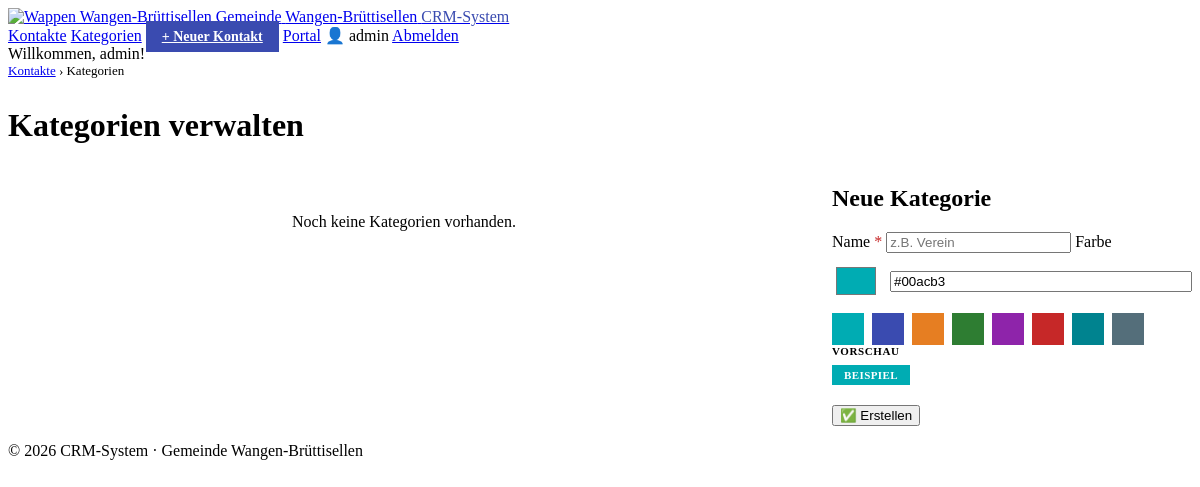
/crm/categories.php (signed in), run on an earlier commit of the app's database.
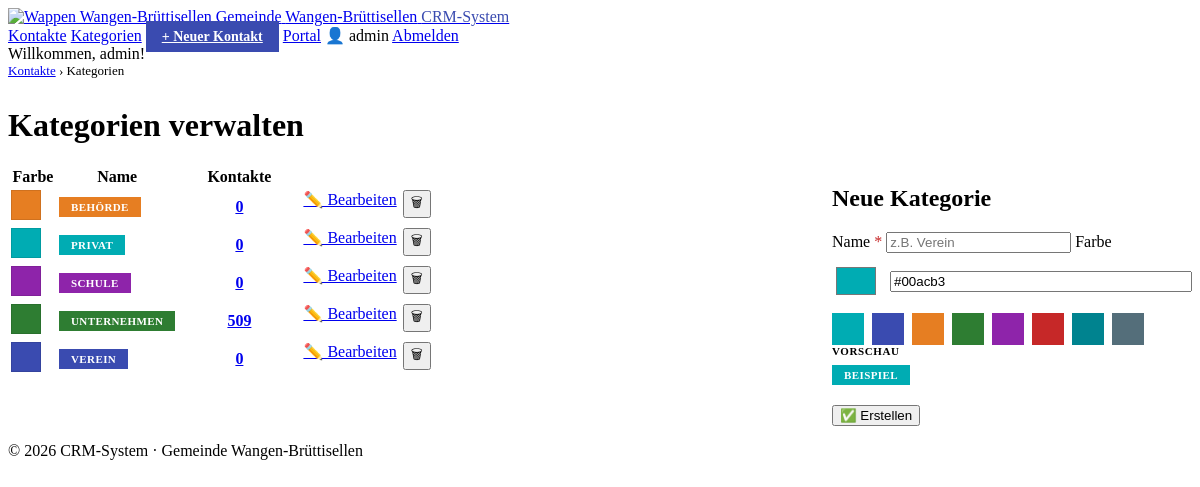
And on a later commit of the database.
### tables this page shows
CREATE TABLE IF NOT EXISTS crm_categories (
    id         INT AUTO_INCREMENT PRIMARY KEY,
    name       VARCHAR(100) NOT NULL,
    color      VARCHAR(7)   NOT NULL DEFAULT '#00acb3',
    created_at DATETIME     DEFAULT CURRENT_TIMESTAMP
);

### config.php (called while the page is built, shortened)
<?php
function e($str) {
    return htmlspecialchars($str ?? '', ENT_QUOTES, 'UTF-8');
}
function is_logged_in() {
    return isset($_SESSION['user_id']);
}
function has_access_crm() {
    return isset($_SESSION['access_crm']) && $_SESSION['access_crm'] == 1;
}
function flash($key, $msg = null) {
    if ($msg === null) {
        $val = $_SESSION['flash'][$key] ?? null;
        return $val;
    }
}

### crm/categories.php (the view, shortened to what this page needs)
<?php
require_once __DIR__ . '/../config.php';
$categories = $pdo->query("
    SELECT c.*, COUNT(k.id) AS contact_count
    FROM crm_categories c
    LEFT JOIN crm_contacts k ON k.category_id = c.id
    GROUP BY c.id
    ORDER BY c.name ASC
")->fetchAll();
$editCat = null;
include __DIR__ . '/includes/header.php';
?>
<div style="font-size:13px; color:var(--text-muted); margin-bottom:28px;">
    <a href="index.php">Kontakte</a> &rsaquo; Kategorien
</div>
<div class="page-header">
    <h1>Kategorien verwalten</h1>
</div>
<div style="display:grid; grid-template-columns:1fr 360px; gap:32px; align-items:start;">
    <div>
        <?php if (!$categories): ?>
            <div class="card" style="text-align:center; padding:48px; color:var(--text-muted);">
                Noch keine Kategorien vorhanden.
            </div>
        <?php else: ?>
            <table>
                <thead>
                    <tr>
                        <th style="width:44px;">Farbe</th>
                        <th>Name</th>
                        <th style="width:120px; text-align:center;">Kontakte</th>
                        <th style="width:140px;"></th>
                    </tr>
                </thead>
                <tbody>
                <?php foreach ($categories as $cat): ?>
                    <tr>
                        <td>
                            <span style="display:inline-block; width:28px; height:28px; background:<?= e($cat['color']) ?>; border:1px solid rgba(0,0,0,.1);"></span>
                        </td>
                        <td style="font-weight:600; color:var(--text-dark);">
                            <span class="crm-cat-badge" style="background:<?= e($cat['color']) ?>;"><?= e($cat['name']) ?></span>
                        </td>
                        <td style="text-align:center;">
                            <a href="index.php?cat=<?= $cat['id'] ?>" style="font-weight:600;">
                                <?= $cat['contact_count'] ?>
                            </a>
                        </td>
                        <td style="display:flex; gap:6px;">
                            <a href="categories.php?edit=<?= $cat['id'] ?>" class="btn-small btn-secondary">✏️ Bearbeiten</a>
                            <form method="post" onsubmit="return confirm('Kategorie «<?= e(addslashes($cat['name'])) ?>» löschen?\nKontakte dieser Kategorie werden keiner Kategorie zugewiesen.');" style="display:inline;">
                                <button type="submit" class="btn-small btn-danger">🗑</button>
                            </form>
                        </td>
                    </tr>
                <?php endforeach; ?>
                </tbody>
            </table>
        <?php endif; ?>
    </div>
    <div class="card" style="position:sticky; top:24px;">
        <h2><?= $editCat ? 'Kategorie bearbeiten' : 'Neue Kategorie' ?></h2>
        <form method="post" action="categories.php">
            <label>Name <span style="color:#c62828;">*</span>
                <input type="text" name="name" required autofocus
                       value="<?= e($editCat['name'] ?? '') ?>"
                       placeholder="z.B. Verein">
            </label>
            <label>Farbe
                <div style="display:flex; gap:10px; align-items:center; margin-top:8px;">
                    <input type="color" name="color"
                           value="<?= e($editCat['color'] ?? '#00acb3') ?>"
                           id="colorPicker"
                           style="width:48px; height:40px; padding:2px; border:1px solid var(--border-strong); cursor:pointer; background:none;">
                    <input type="text" id="colorText"
                           value="<?= e($editCat['color'] ?? '#00acb3') ?>"
                           placeholder="#00acb3"
                           maxlength="7"
                           style="flex:1; margin-top:0;"
                           oninput="document.getElementById('colorPicker').value=this.value">
                </div>
                <div style="display:flex; gap:8px; flex-wrap:wrap; margin-top:12px;">
                    <?php foreach ([
                        '#00acb3','#3a4bb0','#e67e22','#2e7d32',
                        '#8e24aa','#c62828','#00838f','#546e7a'
                    ] as $c): ?>
                        <span onclick="document.getElementById('colorPicker').value='<?= $c ?>'; document.getElementById('colorText').value='<?= $c ?>';"
                              style="display:inline-block; width:28px; height:28px; background:<?= $c ?>; cursor:pointer; border:2px solid transparent; transition:border-color .15s;"
                              onmouseover="this.style.borderColor='#000'" onmouseout="this.style.borderColor='transparent'"
                              title="<?= $c ?>"></span>
                    <?php endforeach; ?>
                </div>
            </label>
            <div style="margin-bottom:20px;">
                <div style="font-size:11px; font-weight:700; text-transform:uppercase; letter-spacing:0.6px; color:var(--text-muted); margin-bottom:8px;">Vorschau</div>
                <span id="preview" class="crm-cat-badge"
                      style="background:<?= e($editCat['color'] ?? '#00acb3') ?>;">
                    <?= $editCat ? e($editCat['name']) : 'Beispiel' ?>
                </span>
            </div>
            <div style="display:flex; gap:10px; flex-wrap:wrap;">
                <button type="submit" class="btn-primary">
                    <?= $editCat ? '💾 Speichern' : '✅ Erstellen' ?>
                </button>
            </div>
        </form>
    </div>
</div>
<?php include __DIR__ . '/includes/footer.php'; ?>

### crm/includes/header.php (shortened to what this page needs)
<?php require_once __DIR__ . '/../../config.php'; ?>
<!DOCTYPE html>
<html lang="de">
<head>
    <link rel="stylesheet" href="<?= APP_URL ?>/assets/style.css">
</head>
<body>
<header class="topbar">
    <div class="container">
        <a href="<?= APP_URL ?>/portal.php" class="brand">
            <img src="<?= APP_URL ?>/assets/wappen.svg" alt="Wappen Wangen-Brüttisellen" class="brand-wappen"
                 onerror="this.onerror=null; this.src='https://www.wangen-bruettisellen.ch/dist/wangen-bruettisellen/2022/images/logo.518ffa4d5ee04f4b1372.svg';">
            <span class="brand-text">
                <span class="brand-sub">Gemeinde</span>
                <span class="brand-main">Wangen-Brüttisellen</span>
                <span class="brand-app crm">CRM-System</span>
            </span>
        </a>
        <nav>
            <?php if (is_logged_in()): ?>
                <?php if (has_access_crm() || is_admin()): ?>
                <a href="<?= APP_URL ?>/crm/index.php">Kontakte</a>
                <a href="<?= APP_URL ?>/crm/categories.php">Kategorien</a>
                <a href="<?= APP_URL ?>/crm/contact_form.php" class="crm-btn">+ Neuer Kontakt</a>
                <?php endif; ?>
                <a href="<?= APP_URL ?>/portal.php">Portal</a>
                <span class="user">👤 <?= e($_SESSION['username']) ?></span>
                <a href="<?= APP_URL ?>/logout.php" class="btn-small btn-secondary">Abmelden</a>
            <?php else: ?>
                <a href="<?= APP_URL ?>/login.php">Anmelden</a>
                <a href="<?= APP_URL ?>/portal.php">Portal</a>
            <?php endif; ?>
        </nav>
    </div>
</header>
<main class="container">
<?php if ($msg = flash('success')): ?><div class="alert success"><?= e($msg) ?></div><?php endif; ?>

### crm/includes/footer.php
</main>
<footer class="footer">
    <div class="container">
        <p>&copy; <?= date('Y') ?> CRM-System &middot; Gemeinde Wangen-Brüttisellen</p>
    </div>
</footer>
</body>
</html>

### crm/includes/header.php (style rules this page uses)
.brand-app.crm { color: #3a4bb0; }
.topbar nav .crm-btn { background: #3a4bb0; color: #ffffff; padding: 8px 16px; font-size: 14px; font-weight: 600; border-bottom: none; }
.crm-cat-badge { display: inline-block; padding: 4px 12px; font-size: 11px; font-weight: 700; text-transform: uppercase; letter-spacing: 0.4px; color: #ffffff; }

What changed in the data, as far as the page shows it:
added crm_categories: name "BEHÖRDE", contact_count "0"
added crm_categories: name "PRIVAT", contact_count "0"
added crm_categories: name "SCHULE", contact_count "0"
added crm_categories: name "UNTERNEHMEN", contact_count "509"
added crm_categories: name "VEREIN", contact_count "0"
Also different on the page:
text no longer shown: "Noch keine Kategorien vorhanden."
text now shown: "Farbe Name Kontakte"
